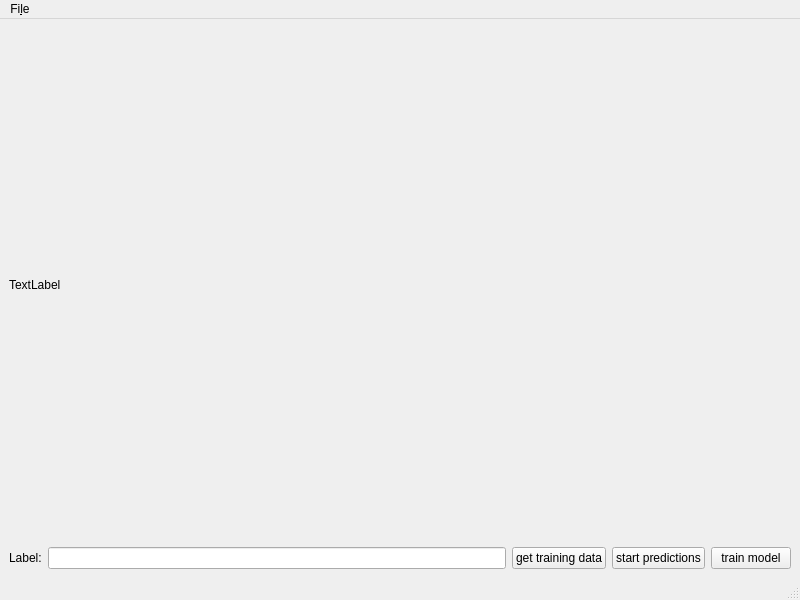
<?xml version="1.0" encoding="UTF-8"?>
<ui version="4.0">
 <class>MainWindow</class>
 <widget class="QMainWindow" name="MainWindow">
  <property name="geometry">
   <rect>
    <x>0</x>
    <y>0</y>
    <width>800</width>
    <height>600</height>
   </rect>
  </property>
  <property name="windowTitle">
   <string>MainWindow</string>
  </property>
  <widget class="QWidget" name="centralwidget">
   <layout class="QGridLayout" name="gridLayout">
    <item row="2" column="0">
     <layout class="QHBoxLayout" name="horizontalLayout">
      <item>
       <widget class="QLabel" name="label_2">
        <property name="text">
         <string>Label:</string>
        </property>
       </widget>
      </item>
      <item>
       <widget class="QLineEdit" name="lineEdit"/>
      </item>
      <item>
       <widget class="QPushButton" name="pushButton_get_data">
        <property name="text">
         <string>get training data</string>
        </property>
       </widget>
      </item>
      <item>
       <widget class="QPushButton" name="pushButton_predict">
        <property name="text">
         <string>start predictions</string>
        </property>
       </widget>
      </item>
      <item>
       <widget class="QPushButton" name="pushButton_train_model">
        <property name="text">
         <string>train model</string>
        </property>
       </widget>
      </item>
     </layout>
    </item>
    <item row="1" column="0">
     <widget class="QLabel" name="label">
      <property name="text">
       <string>TextLabel</string>
      </property>
     </widget>
    </item>
   </layout>
  </widget>
  <widget class="QMenuBar" name="menubar">
   <property name="geometry">
    <rect>
     <x>0</x>
     <y>0</y>
     <width>800</width>
     <height>30</height>
    </rect>
   </property>
   <widget class="QMenu" name="menuFile">
    <property name="title">
     <string>Fi&amp;le</string>
    </property>
    <addaction name="actionsetWorkingDir"/>
   </widget>
   <addaction name="menuFile"/>
  </widget>
  <widget class="QStatusBar" name="statusbar"/>
  <action name="actionsetWorkingDir">
   <property name="text">
    <string>setWorkingDir</string>
   </property>
  </action>
 </widget>
 <resources/>
 <connections/>
</ui>
